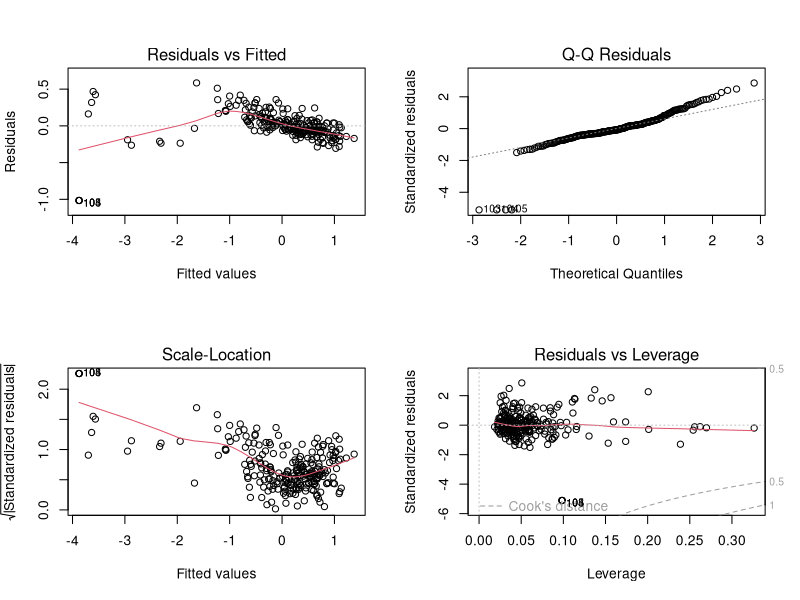
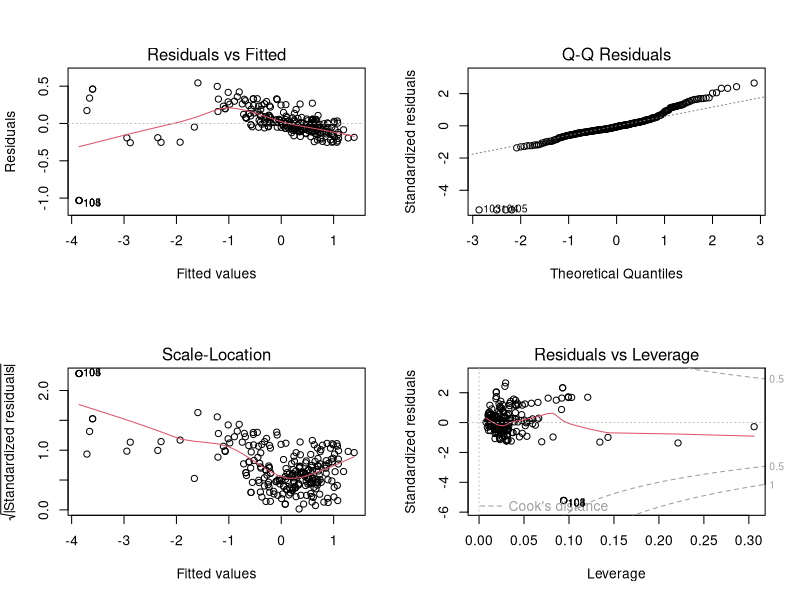
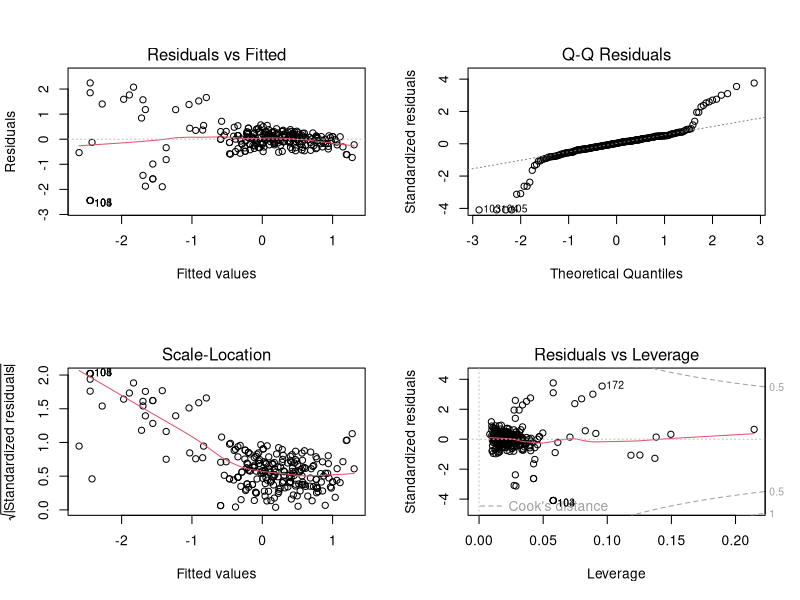
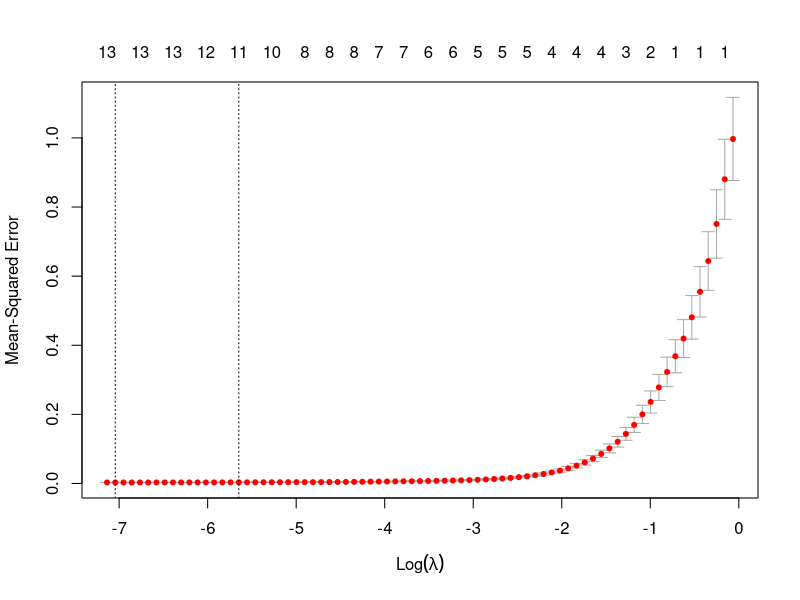
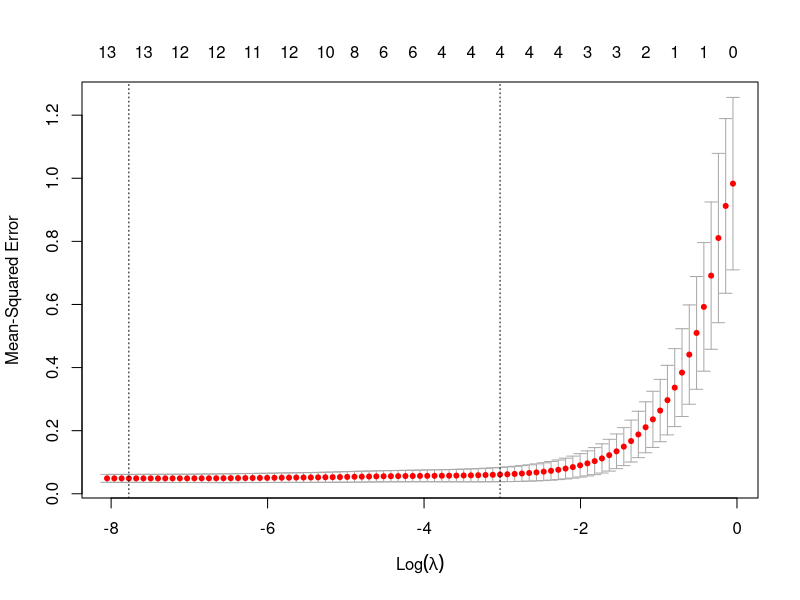
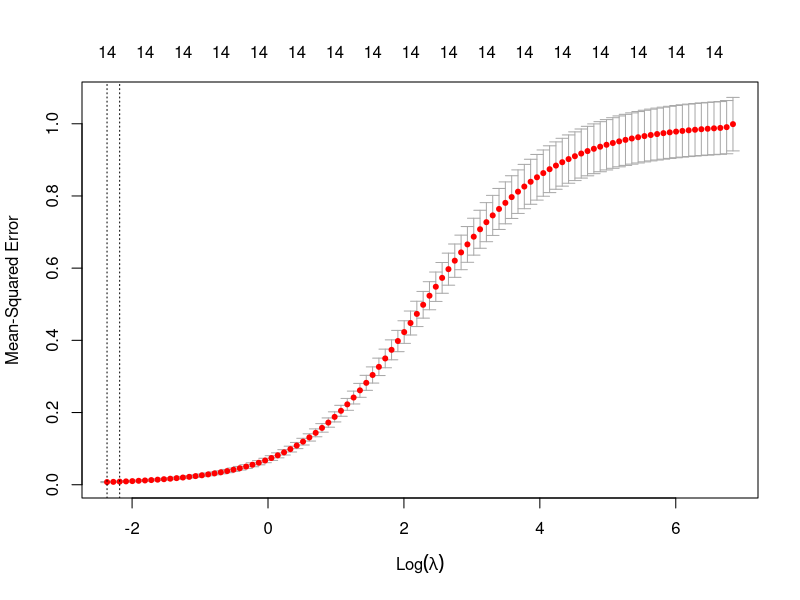
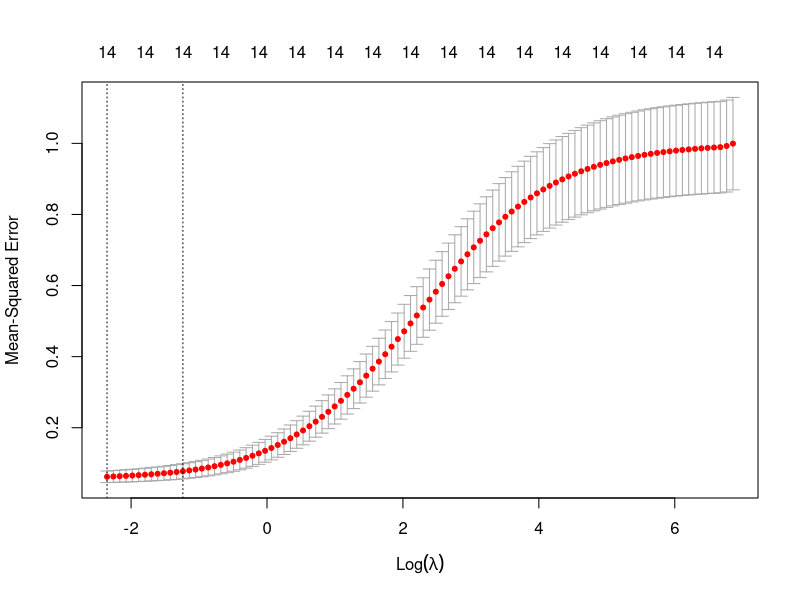
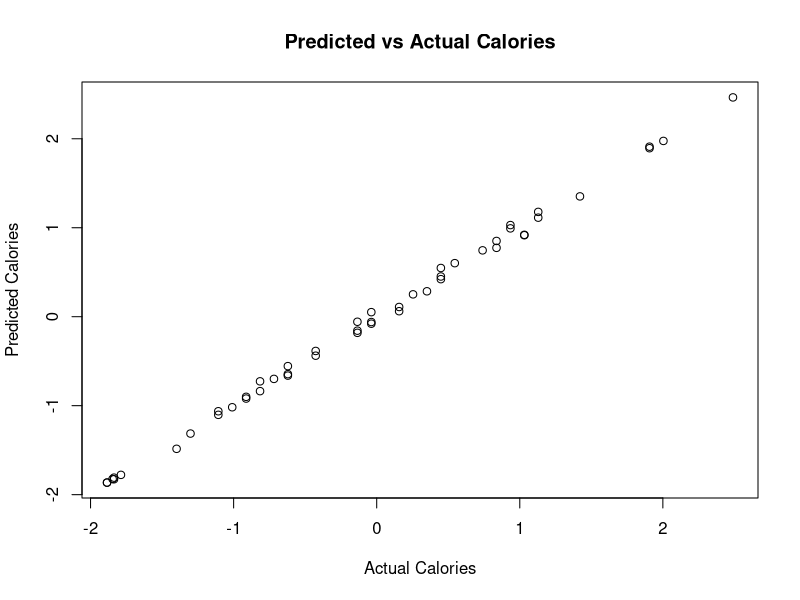

These figures' R source, in order:
# IN THIS CODE WE TRY DIFFERENT KIND OF SCALING TO FIT A REGRESSION MODEL

# Load libraries ----
library(corrplot)
library(car)
library(glmnet)

# Load data ----
data <- read.csv("Data/starbucks.csv", header = TRUE, sep = ",")

# Overview of the data ----
summary(data)
str(data)

# Check how many categories there are in the first column
table(data$Beverage_category)
unique(data$Beverage_category)
table(data$Beverage_prep)
unique(data$Beverage_prep)
table(data$Beverage)
unique(data$Beverage)

# Data transformation ----
# Remove percentage sign from the data
data$Vitamin.C....DV. <- as.numeric(gsub("%", "", data$Vitamin.C....DV.))
data$Calcium....DV. <- as.numeric(gsub("%", "", data$Calcium....DV.))
data$Iron....DV. <- as.numeric(gsub("%", "", data$Iron....DV.))
data$Vitamin.A....DV. <- as.numeric(gsub("%", "", data$Vitamin.A....DV.))

# Set the other variables as numeric
data$Calories <- as.numeric(data$Calories)
data$Trans.Fat..g. <- as.numeric(data$Trans.Fat..g.)
data$Total.Fat..g. <- as.numeric(data$Total.Fat..g.)
data$Cholesterol..mg. <- as.numeric(data$Cholesterol..mg.)
data$Sodium..mg. <- as.numeric(data$Sodium..mg.)
data$Total.Carbohydrates..g. <- as.numeric(data$Total.Carbohydrates..g.)
data$Dietary.Fibre..g. <- as.numeric(data$Dietary.Fibre..g.)
data$Sugars..g. <- as.numeric(data$Sugars..g.)
data$Caffeine..mg. <- as.numeric(data$Caffeine..mg.)

# We have some missing values in the variable caffeine 
is.na(data$Caffeine..mg.)
# There are different way to impute NA
# Use the median is a suitable choice because we look 
# into structure of the variable
summary(data$Caffeine..mg.)


# create a copy of original dataset 
data_cleaned <- data

# Presence of Outliers: Looking at the summary statistics provided, 
# the presence of outliers is indicated by the large difference 
# between the mean (89.52 mg.) and the median (75 mg.).

# Outliers can skew the mean, making it less representative of the 
# central tendency of the data.

# The median, being resistant to outliers, provides a better 
# measure of central tendency in this scenario.

# Possibly non-normal distribution 
# With 23 missing values out of 242 observations, 
# the dataset has a relatively small proportion of missing values 
# (approximately 9.5%). 


# Impute NA with median of the  'Caffeine..mg.', without NA
data_cleaned$Caffeine..mg.[is.na(data_cleaned$Caffeine..mg.)] <- median(data_cleaned$Caffeine..mg., na.rm = TRUE)

# no more NA ---> now we can work directly on cleaned dataset 
summary(data_cleaned$Caffeine..mg.)
is.na(data_cleaned$Caffeine..mg.)


# Rename the cleaned data columns by removing the dots and the unity of measure
colnames(data_cleaned) <- c("Beverage_category", "Beverage",
                            "Beverage_prep", "Calories",
                            "Total_Fat", "Trans_Fat",
                            "Saturated_Fat", "Sodium",
                            "Total_Carbohydrates", "Cholesterol",
                            "Dietary_Fibre", "Sugars",
                            "Protein", "Vitamin_A",
                            "Vitamin_C", "Calcium",
                            "Iron", "Caffeine")

# We have to standardize the data before fitting the regression model
# because the variables have different scales and the data distribution is unbalanced

# Select only numeric variables from the cleaned dataset in order to implement regression model

numerical_vars <- data_cleaned[, sapply(data_cleaned, is.numeric)]

# Before starting to fit the regression model we want to standardize our numeric variable

# We standardize the data using a logaritmic transformation
# because the data is not normally distributed

standardized_data_log <- scale(log(numerical_vars + 1))

# Visualize the first 5 records of the standardized data



# Fit the linear regression model

# Turn into dataframe in order to use into regression

standardized_data_log_df <- as.data.frame(standardized_data_log)

# Fit the model of regression using the standardized variables as predictors

mod_log_tr <- lm(Calories ~ ., data = standardized_data_log_df)

summary(mod_log_tr)

AIC(mod_log_tr)
BIC(mod_log_tr)
vif(mod_log_tr)

par(mfrow = c(2, 2))
plot(mod_log_tr)




# Bakcward selection

mod_log_tr_backward <- step(mod_log_tr, direction = "backward")
summary(mod_log_tr_backward)
AIC(mod_log_tr_backward)
BIC(mod_log_tr_backward)
vif(mod_log_tr_backward)

par(mfrow = c(2, 2))
plot(mod_log_tr_backward)

# Stampare le variabili nel modello backward
cat("\nVariabili nel modello stepwise:\n")
names(coefficients(mod_log_tr_backward))

# now we have to manually drop cholesterol and sugars because the vif is too high

mod_log_tr_backward <- lm(Calories ~ . - Cholesterol - Sugars, data = standardized_data_log_df)

mod_log_tr_backward <- step(mod_log_tr_backward, direction = "backward")
summary(mod_log_tr_backward)
AIC(mod_log_tr_backward)
BIC(mod_log_tr_backward)
vif(mod_log_tr_backward)

par(mfrow = c(2, 2))
plot(mod_log_tr_backward)


# Since the model is good but the vif is too high we can try to use a different model: lasso and ridge regression

# Lasso regression

# We use the glmnet package to fit the lasso regression model
# The glmnet package is used to fit generalized linear models via penalized maximum likelihood
# The function cv.glmnet() is used to fit a lasso regression model with cross-validation


std_data <- as.data.frame(scale(numerical_vars))


# Fit the lasso regression model
mod_lasso <- cv.glmnet(x = as.matrix(std_data[, -1]),
                       y = std_data$Calories,
                       alpha = 1, standardize = FALSE)

# Plot the cross-validated mean squared error (MSE) as a function of the lambda values
# The lambda value is the penalty term that is used to shrink the coefficients of the model
# The lambda value that minimizes the MSE is selected as the optimal lambda value
# The optimal lambda value is used to fit the final lasso regression model
par(mfrow = c(1, 1))
plot(mod_lasso)
summary(mod_lasso)
lasso_coef <- coef(mod_lasso, s = "lambda.min")
lasso_coef


# Now the same but with the logarithmic transformation

mod_lasso_log <- cv.glmnet(x = as.matrix(standardized_data_log_df[, -1]),
                           y = standardized_data_log_df$Calories,
                           alpha = 1, standardize = FALSE)

plot(mod_lasso_log)
summary(mod_lasso_log)
lasso_coef_log <- coef(mod_lasso_log, s = "lambda.min")
lasso_coef_log

# Ridge regression
# The ridge regression model is fit using the glmnet package
# The cv.glmnet() function is used to fit the ridge regression model with cross-validation
# The alpha parameter is set to 0 to fit the ridge regression model
# The standardize parameter is set to FALSE to use the standardized data
# The optimal lambda value is selected based on the cross-validated mean squared error (MSE)
# The optimal lambda value is used to fit the final ridge regression model
# The coefficients of the ridge regression model are extracted and displayed
# The coefficients of the ridge regression model are displayed in a plot

# Fit the ridge regression model

mod_ridge <- cv.glmnet(x = as.matrix(std_data[, -1]),
                       y = std_data$Calories,
                       alpha = 0, standardize = FALSE)

# Plot the cross-validated mean squared error (MSE) as a function of the lambda values

plot(mod_ridge)
summary(mod_ridge)
ridge_coef <- coef(mod_ridge, s = "lambda.min")
ridge_coef

# Now the same but with the logarithmic transformation

mod_ridge_log <- cv.glmnet(x = as.matrix(standardized_data_log_df[, -1]),
                           y = standardized_data_log_df$Calories,
                           alpha = 0, standardize = FALSE)

plot(mod_ridge_log)
summary(mod_ridge_log)
ridge_coef_log <- coef(mod_ridge_log, s = "lambda.min")
ridge_coef_log

# now we want to compare the model using the R-squared value
# The R-squared value is a measure of how well the model fits the data
# The R-squared value ranges from 0 to 1, with higher values indicating a better fit

# Calculate the R-squared value for the lasso regression model

lasso_pred <- predict(mod_lasso, s = "lambda.min", newx = as.matrix(std_data[, -1]))
lasso_r_squared <- cor(lasso_pred, std_data$Calories)^2
lasso_r_squared

# Calculate the R-squared value for the ridge regression model

ridge_pred <- predict(mod_ridge, s = "lambda.min", newx = as.matrix(std_data[, -1]))
ridge_r_squared <- cor(ridge_pred, std_data$Calories)^2
ridge_r_squared

# Compute the MSE for the models 
# The MSE is a measure of the average squared difference between the predicted and actual values
# The MSE is used to evaluate the performance of the model, with lower values indicating better performance

# Calculate the MSE for the lasso regression model

lasso_mse <- mean((lasso_pred - std_data$Calories)^2)
lasso_mse

# Calculate the MSE for the ridge regression model

ridge_mse <- mean((ridge_pred - std_data$Calories)^2)
ridge_mse

# We choose the model with the highest R-squared value and the lowest MSE
# The model il the lasso because it has the lower value for R^2 and MSE.

# CROSS VALIDATION

# Split the data in training and test set then check the accuracy of the model.

# Split the data into training and test sets

set.seed(123)
train_index <- sample(1:nrow(std_data), 0.8 * nrow(std_data))
train_data <- std_data[train_index, ]

test_data <- std_data[-train_index, ]

# Fit the lasso regression model on the training data

mod_lasso_train <- cv.glmnet(x = as.matrix(train_data[, -1]),
                             y = train_data$Calories,
                             alpha = 1, standardize = FALSE)

# Predict the calories on the test data using the lasso regression model

lasso_pred_test <- predict(mod_lasso_train, s = "lambda.min", newx = as.matrix(test_data[, -1]))

# Calculate the R-squared value for the lasso regression model on the test data

lasso_r_squared_test <- cor(lasso_pred_test, test_data$Calories)^2
lasso_r_squared_test

# Calculate the MSE for the lasso regression model on the test data
# The MSE is a measure of the average squared difference between the predicted and actual values

lasso_mse_test <- mean((lasso_pred_test - test_data$Calories)^2)
lasso_mse_test

# Plot the predicted values against the actual values on the test data

plot(test_data$Calories, lasso_pred_test, xlab = "Actual Calories", ylab = "Predicted Calories", main = "Predicted vs Actual Calories")


# The plot shows the predicted values against the actual values on the test data
# The points are close to the diagonal line, indicating that the model is making accurate predictions
# The R-squared value and MSE are used to evaluate the performance of the model
# The R-squared value is 0.99, indicating that the model explains 99% of the variance in the data



